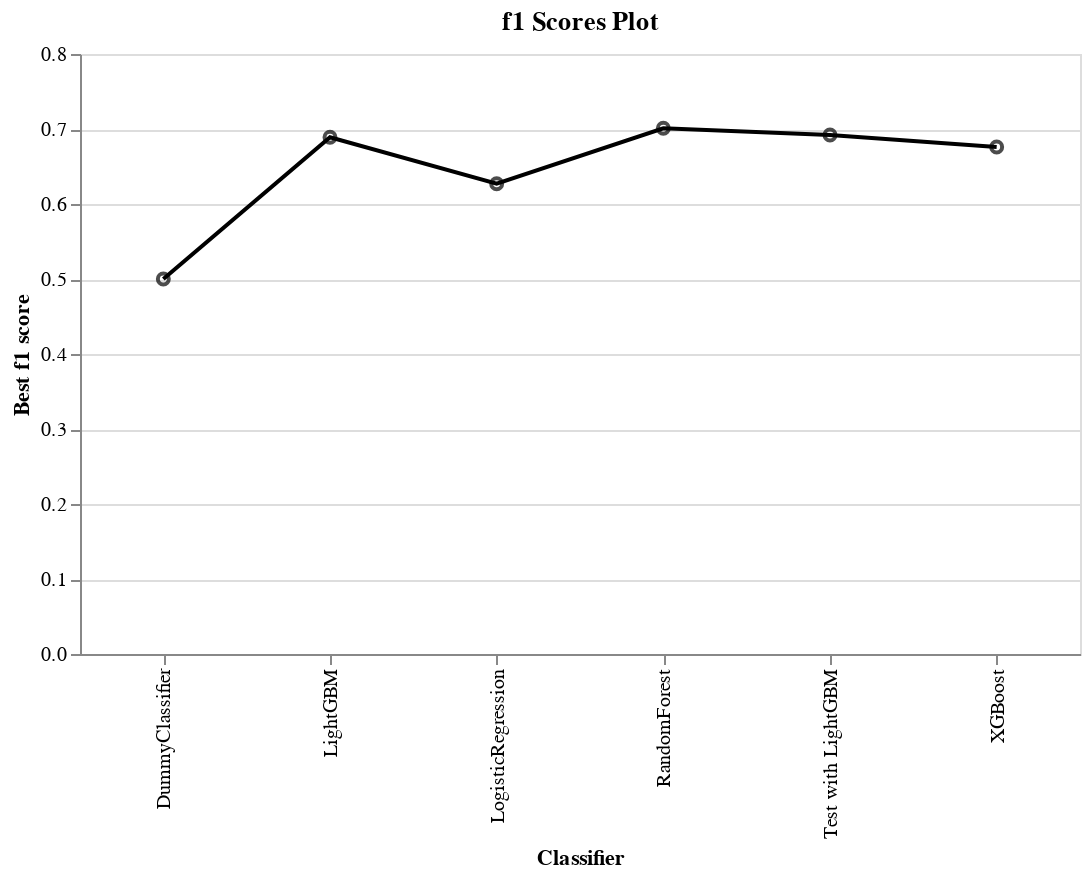

The cell this chart's notebook holds for it:
### Code cell
# Plotting f1 scores for different classifiers

f1_line = alt.Chart(results_df, title='f1 Scores Plot').mark_line().encode(
    x='Classifier',
    y='Best f1 score',
    color= alt.value('black'))
f1_point = alt.Chart(results_df).mark_point().encode(
    x='Classifier',
    y='Best f1 score',
     color= alt.value('black'))

(f1_line + f1_point).properties(
    width=500,
    height=300
)

### Figure 1 — Vega-Lite specification as saved in the notebook (floating-point values rounded to 4 significant figures)
{"config": {"view": {"continuousWidth": 400, "continuousHeight": 300}}, "layer": [{"mark": "line", "encoding": {"color": {"value": "black"}, "x": {"type": "nominal", "field": "Classifier"}, "y": {"type": "quantitative", "field": "Best f1 score"}}, "title": "f1 Scores Plot"}, {"mark": "point", "encoding": {"color": {"value": "black"}, "x": {"type": "nominal", "field": "Classifier"}, "y": {"type": "quantitative", "field": "Best f1 score"}}}], "data": {"name": "data-bced731780f38298c4d8141d7cdad14d"}, "height": 300, "width": 500, "$schema": "https://vega.github.io/schema/vega-lite/v4.8.1.json", "datasets": {"data-bced731780f38298c4d8141d7cdad14d": [{"Classifier": "DummyClassifier", "Best f1 score": 0.5}, {"Classifier": "LogisticRegression", "Best f1 score": 0.627}, {"Classifier": "RandomForest", "Best f1 score": 0.701}, {"Classifier": "XGBoost", "Best f1 score": 0.676}, {"Classifier": "LightGBM", "Best f1 score": 0.689}, {"Classifier": "Test with LightGBM", "Best f1 score": 0.692}]}}
